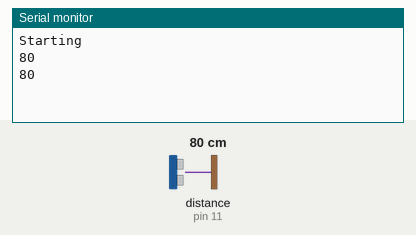
Simulated run of this sketch. Board: Arduino Uno, built with avr-gcc and run on an emulated ATmega328P. Parts: the last lines printed to the serial monitor. Wiring (inferred from the names in the program): ultrasonic range finder: trigger pin 12; echo pin 11. The inputs (shaded band) are chosen by the test bench; at power-on: distance to the obstacle (sensor on pin 11) 80 cm. The echo pulse lasts 58.3 µs per cm.

Above: at 2.8 s.
2.9 s: distance to the obstacle (sensor on pin 11) set to 2 cm
At 5.2 s:
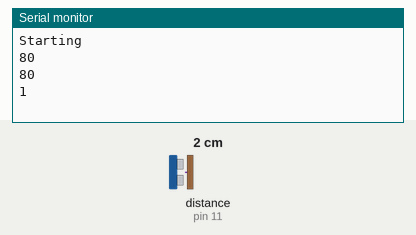
5.6 s: distance to the obstacle (sensor on pin 11) set to 4 cm
At 6.8 s:
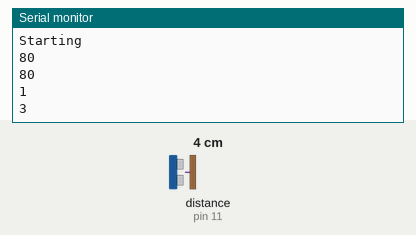
Timing chart, 0 to 8.6 s (numbered marks = the images above; inputs shaded):
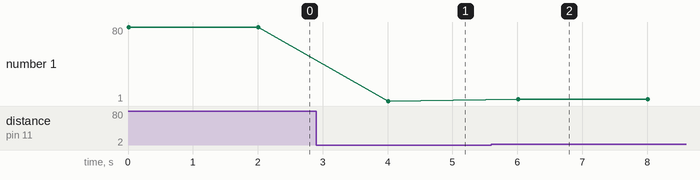

Measured:
- after the input at 2.9 s, the serial monitor: prints a new line after 1.1 s (image 1)
- after the input at 5.6 s, the serial monitor: prints a new line after 0.41 s (image 2)
- plotted number 1: 80 → 1 after the input at 2.9 s, 1 → 3 after the input at 5.6 s

The sketch:

tests.ino
```cpp
const int startButton = 13;
int duration;
int echoPin;
int trigPin;

void setup() {
  Serial.begin(9600);
  Serial.println("Starting");
  echoPin = 11;
  trigPin = 12;
  pinMode(echoPin, INPUT);
  pinMode(trigPin, OUTPUT);
}

void loop() {
  digitalWrite(trigPin, LOW);
  delayMicroseconds(5);
  digitalWrite(trigPin, HIGH);
  delayMicroseconds(5);
  digitalWrite(trigPin, LOW);
  duration = pulseIn(echoPin,HIGH);
  int length = duration / 29 / 2;
  Serial.println(length);
  delay(2000);
}
```
